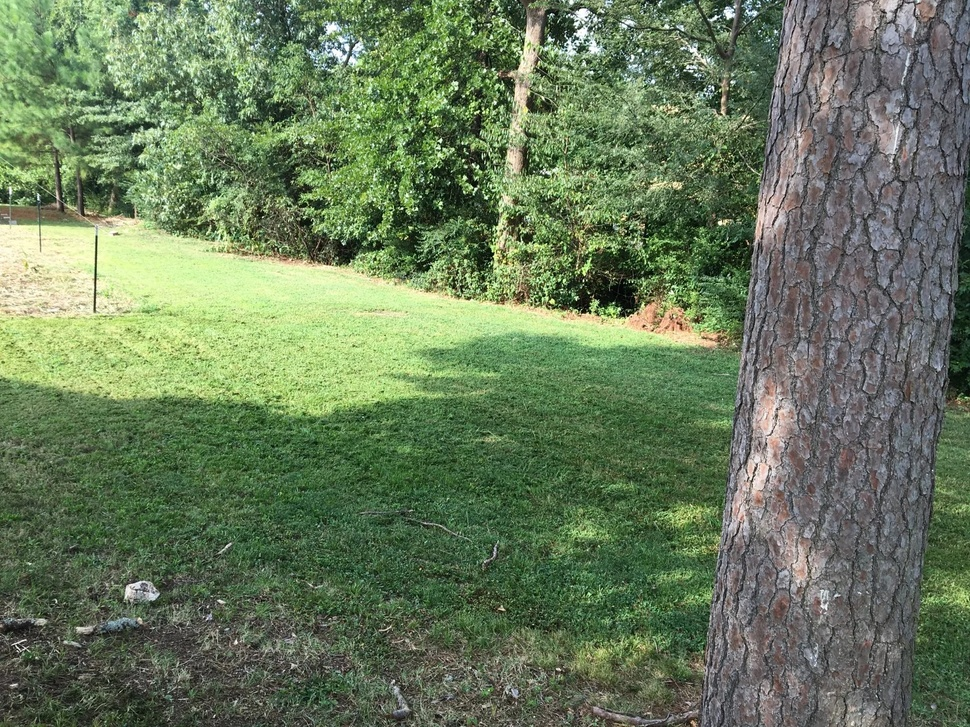
#> input picture lawn_with_obstacles.jpeg, 970 x 727 px, shrunk from 1600 x 1200 before the run, given in place of lawn_with_obstacles.jpg, which was not available
$ python contourdetection.py
#> lines starting #> are read from the running program, lines starting #| are printed output that depends on the picture; after the words box and inside, x2 and y2 are one past the last pixel; in counts of white or black regions, pixels touching at a corner belong together; pictures that were not available may be replaced by others from this repository, and a replacement may not be noted
import cv2 as cv
import numpy as np

img = cv.imread('lawn_with_obstacles.jpg')
#> img is the input picture: shape (727, 970, 3); mean B, G, R 91.1, 122.1, 104.2
cv.imshow('Lawn Image', img)

gray = cv.cvtColor(img, cv.COLOR_BGR2GRAY)
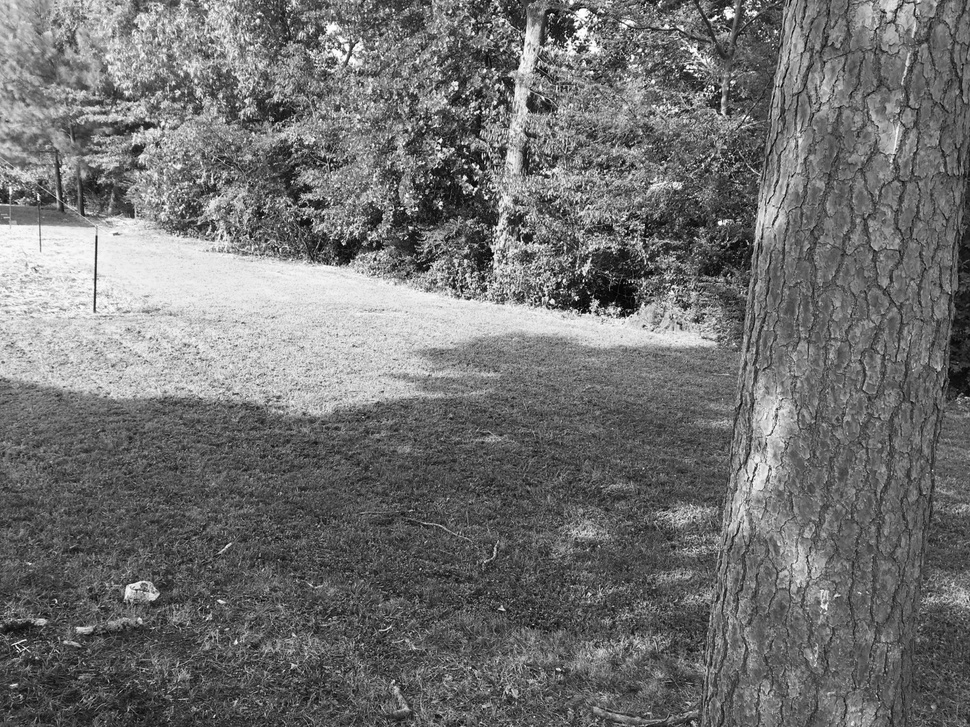
#> gray: shape (727, 970); min 0, max 255, mean 113.2
blur = cv.GaussianBlur(gray, (5, 5), cv.BORDER_DEFAULT)
cv.imshow('Blurred Grayscale Lawn', blur)

edges = cv.Canny(blur, 125, 175)
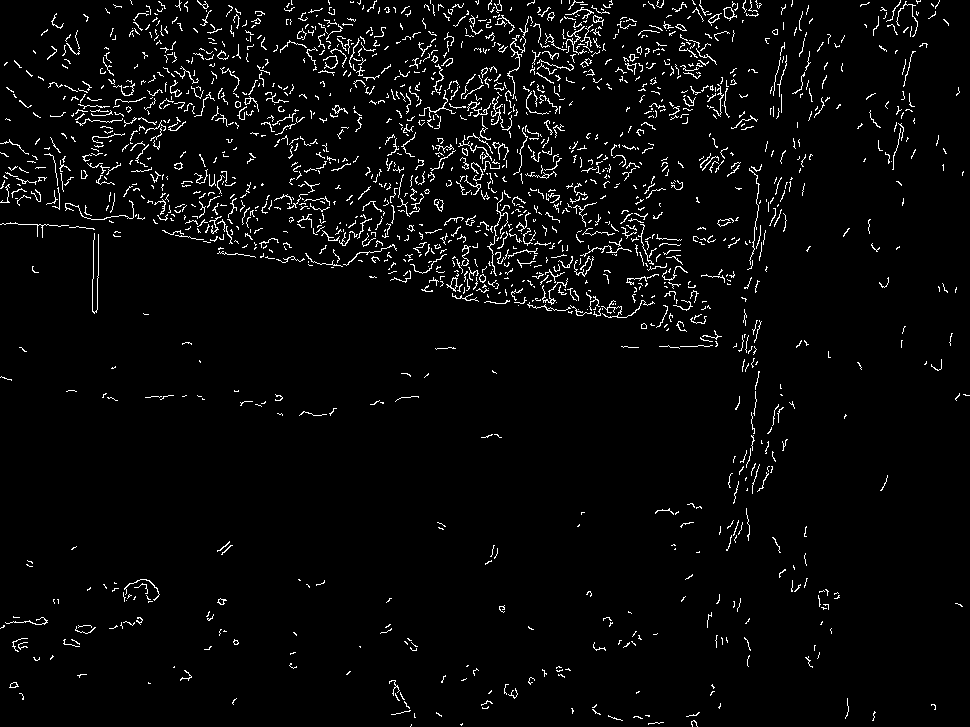
#> edges: shape (727, 970); 3.7% white in thin lines or dots
cv.imshow('Detected Lawn Edges', edges)

contours, _ = cv.findContours(edges, cv.RETR_LIST, cv.CHAIN_APPROX_SIMPLE)
#> contours = 1739 contours, 1688 with area under 20; largest, box (x1, y1, x2, y2) and area: (723, 7, 737, 21) 89, (724, 7, 734, 19) 76, (446, 277, 458, 292) 59, (708, 13, 722, 26) 48, (450, 278, 457, 290) 46
print(f'Found {len(contours)} contours!')
#| Found 1739 contours!

blank = np.zeros(img.shape, dtype='uint8')
cv.drawContours(blank, contours, -1, (0, 255, 0), thickness=2)
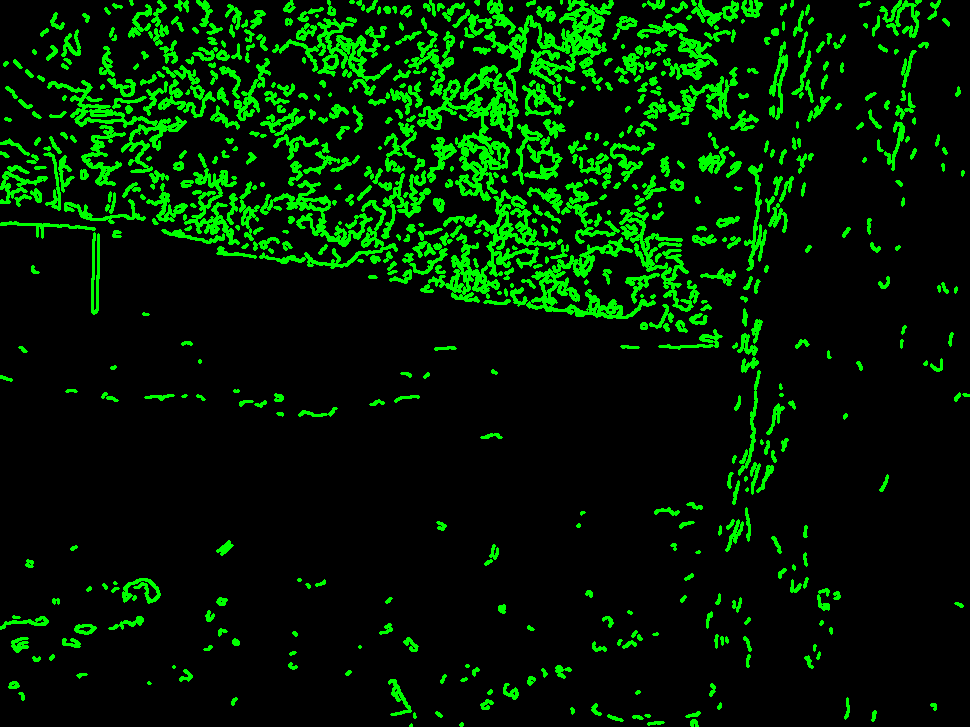
#> blank: shape (727, 970, 3); mean of channels 0, 1, 2 0, 30.1, 0; drawn as B, G, R
cv.imshow('Contours on Lawn', blank)

cv.waitKey(0)
cv.destroyAllWindows()

$ run again, with lawn.jpg copied over lawn_with_obstacles.jpeg
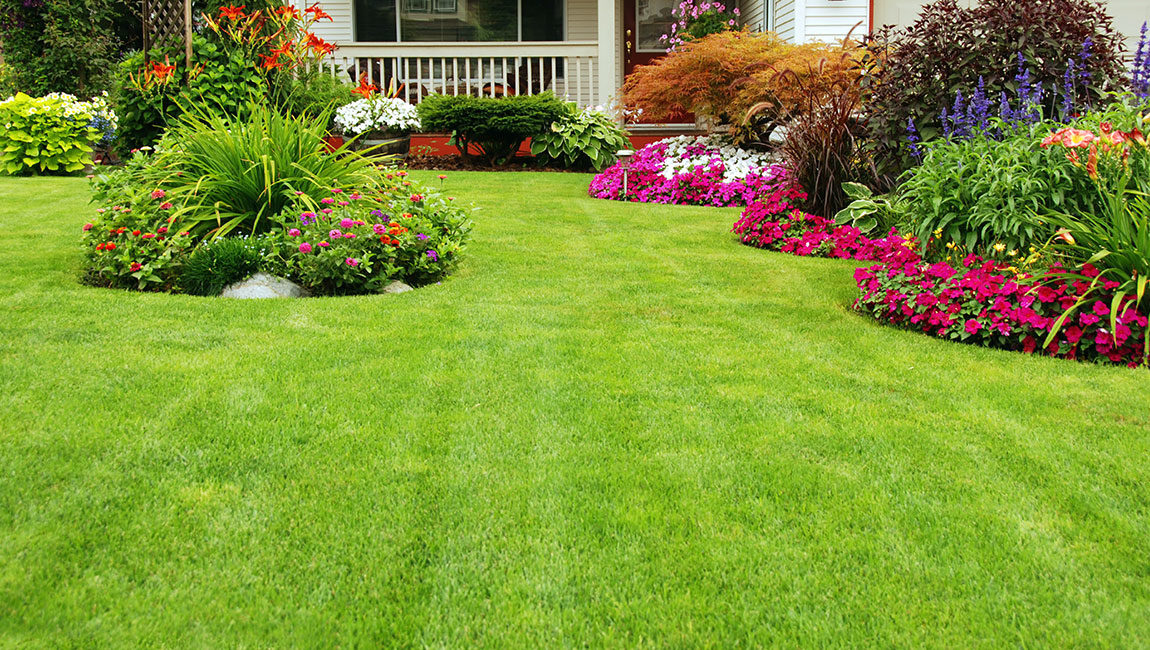
#> input picture lawn.jpg, 1150 x 650 px, given in place of lawn_with_obstacles.jpg, which was not available
#> img is the input picture: shape (650, 1150, 3); mean B, G, R 52.4, 148.2, 125.9
#> `edges = cv.Canny(blur, 125, 175)`:
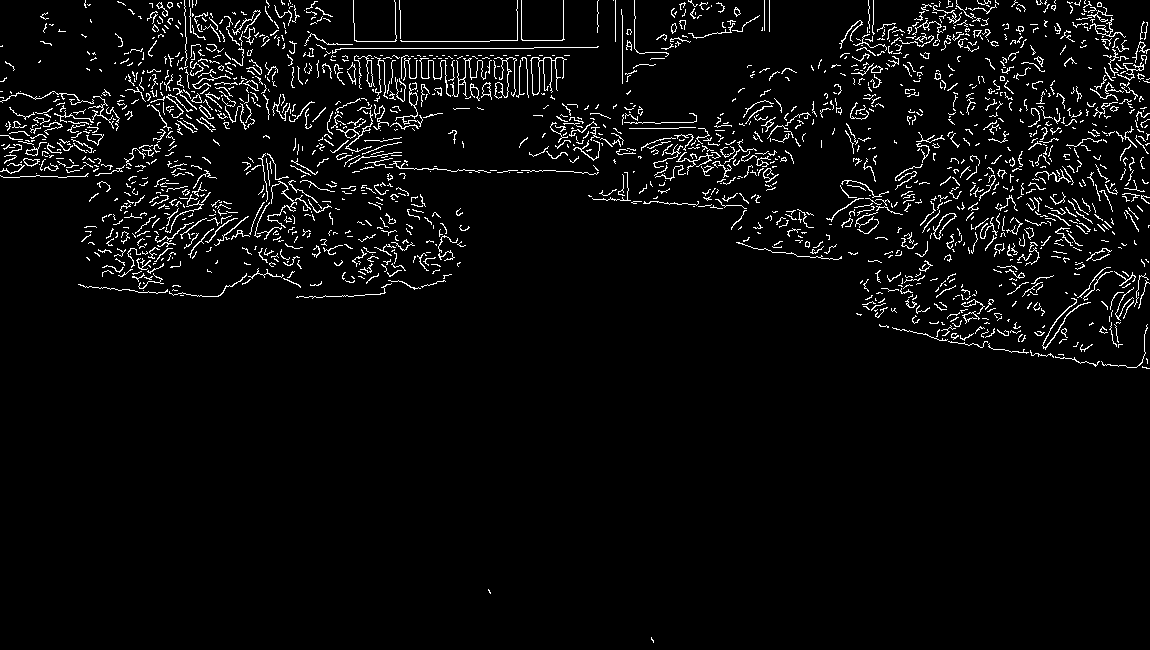
#> edges: shape (650, 1150); 4.3% white in thin lines or dots
#> contours = 1766 contours, 1706 with area under 20; largest, box (x1, y1, x2, y2) and area: (530, 57, 567, 96) 282, (531, 57, 540, 95) 259, (933, 213, 957, 240) 190, (934, 213, 956, 239) 159, (358, 55, 375, 87) 108
#| Found 1766 contours!
#> `cv.drawContours(blank, contours, -1, (0, 255, 0), thickness=2)`:
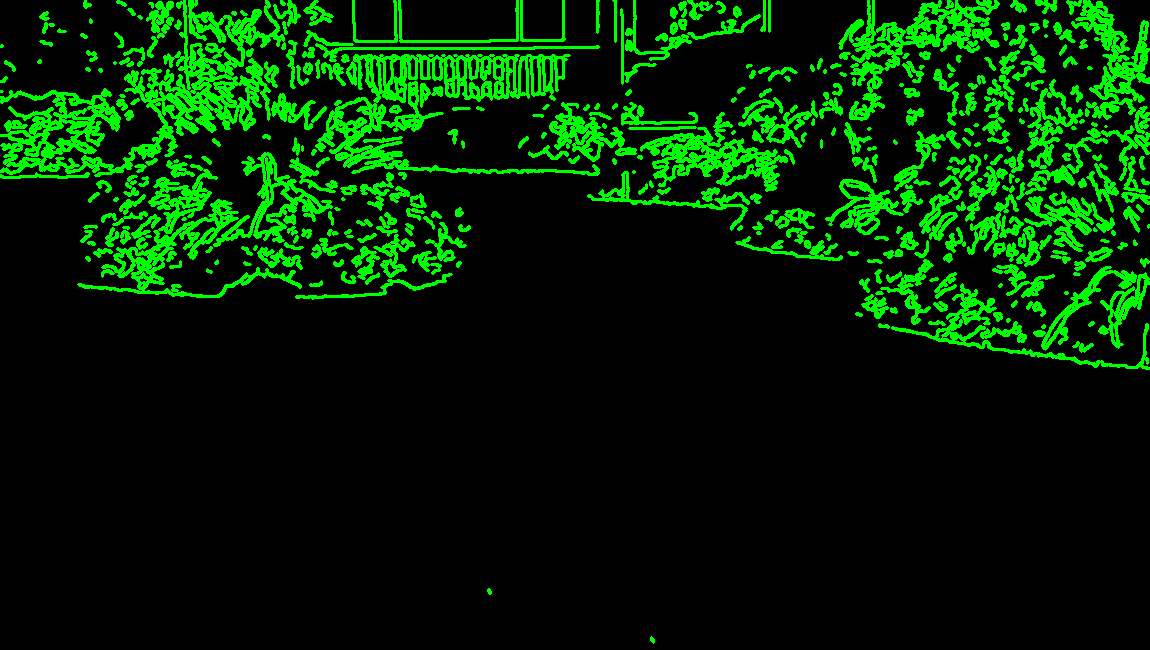
#> blank: shape (650, 1150, 3); mean of channels 0, 1, 2 0, 34.9, 0; drawn as B, G, R

$ run again, with path_to_lawn_boundary.jpg copied over lawn_with_obstacles.jpeg
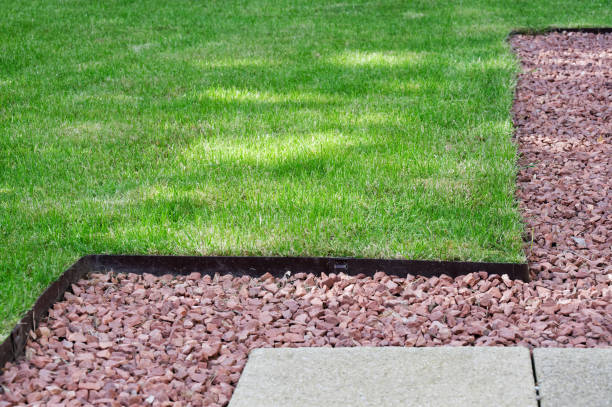
#> input picture path_to_lawn_boundary.jpg, 612 x 407 px, given in place of lawn_with_obstacles.jpg, which was not available
#> img is the input picture: shape (407, 612, 3); mean B, G, R 100.6, 148, 129.1
#> `edges = cv.Canny(blur, 125, 175)`:
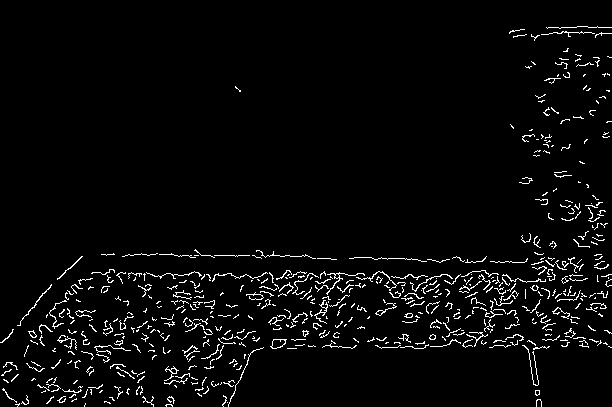
#> edges: shape (407, 612); 3.6% white in thin lines or dots
#> contours = 552 contours, 537 with area under 20; largest, box (x1, y1, x2, y2) and area: (270, 339, 287, 349) 100, (271, 339, 286, 349) 90, (326, 272, 365, 295) 36, (164, 366, 179, 381) 34, (375, 303, 397, 316) 32
#| Found 552 contours!
#> `cv.drawContours(blank, contours, -1, (0, 255, 0), thickness=2)`:
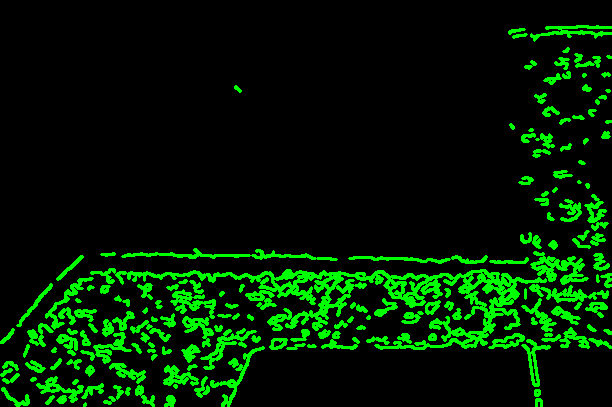
#> blank: shape (407, 612, 3); mean of channels 0, 1, 2 0, 29.5, 0; drawn as B, G, R
